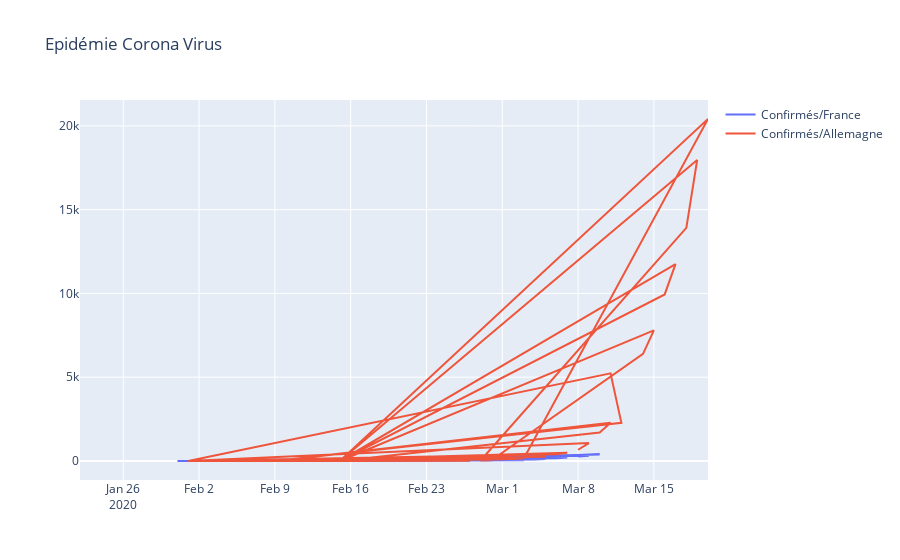

The notebook cell this image was saved under:
### Code cell
data = [go.Scatter(x=UK_df['day'],
                   y=UK_df['Confirmed'],
                   name='Confirmés/France'
                  ),
        go.Scatter(x=epidemie_df[epidemie_df['Country/Region'] == 'Spain']['day'],
                   y=epidemie_df[epidemie_df['Country/Region'] == 'Spain']['Confirmed'],
                   name='Confirmés/Allemagne'
                  )
       ]

layout = dict(
    title = "Epidémie Corona Virus",
    xaxis = dict(range = ['2020-01-22', '2020-03-20'])
)

fig = dict(data=data, layout=layout)
py.iplot(fig)

### Figure 1 — Plotly figure (JSON) as saved in the notebook; plotly's stock layout.template omitted (floating-point values rounded to 4 significant figures)
{"data": [{"name": "Confirmés/France", "type": "scatter", "x": ["2020-02-24", "2020-02-27", "2020-02-16", "2020-02-16", "2020-03-10", "2020-02-12", "2020-02-12", "2020-03-07", "2020-03-06", "2020-02-01", "2020-02-01", "2020-02-07", "2020-02-07", "2020-03-01", "2020-02-01", "2020-02-01", "2020-01-31", "2020-02-16", "2020-02-16", "2020-02-12", "2020-02-12", "2020-03-04", "2020-03-05", "2020-02-01", "2020-02-07", "2020-02-10", "2020-02-10", "2020-02-24", "2020-02-24", "2020-02-28", "2020-02-29", "2020-02-16", "2020-02-16", "2020-02-16", "2020-02-16", "2020-03-03", "2020-03-02", "2020-02-01", "2020-03-09", "2020-03-08"], "y": [13, 15, 9, 9, 382, 9, 9, 206, 163, 2, 2, 3, 3, 36, 2, 2, 2, 9, 9, 9, 9, 85, 115, 2, 3, 8, 8, 13, 13, 20, 23, 9, 9, 9, 9, 51, 40, 2, 321, 273]}, {"name": "Confirmés/Allemagne", "type": "scatter", "x": ["2020-02-26", "2020-02-27", "2020-02-15", "2020-02-15", "2020-03-10", "2020-03-11", "2020-02-09", "2020-02-09", "2020-03-07", "2020-03-06", "2020-02-01", "2020-02-01", "2020-02-01", "2020-02-09", "2020-03-01", "2020-02-01", "2020-02-01", "2020-02-15", "2020-02-15", "2020-03-17", "2020-03-16", "2020-02-15", "2020-02-09", "2020-03-04", "2020-03-05", "2020-02-01", "2020-02-01", "2020-03-11", "2020-03-12", "2020-02-09", "2020-02-09", "2020-02-25", "2020-02-15", "2020-03-19", "2020-03-18", "2020-02-28", "2020-02-29", "2020-03-14", "2020-03-15", "2020-02-15", "2020-02-15", "2020-02-15", "2020-02-15", "2020-03-20", "2020-03-03", "2020-03-02", "2020-02-01", "2020-03-09", "2020-03-08"], "y": [13, 15, 2, 2, 1695, 2277, 2, 2, 500, 400, 1, 1, 1, 2, 84, 1, 1, 2, 2, 11748, 9942, 2, 2, 222, 259, 1, 1, 5232, 2277, 2, 2, 6, 2, 17963, 13910, 32, 45, 6391, 7798, 2, 2, 2, 2, 20410, 165, 120, 1, 1073, 673]}], "layout": {"title": {"text": "Epidémie Corona Virus"}, "xaxis": {"range": ["2020-01-22", "2020-03-20"]}}}
